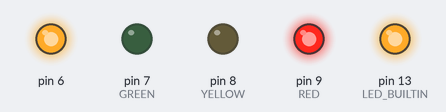
Recording of a sketch running on a simulated Arduino Uno, built with avr-gcc and run on an emulated ATmega328P. Shown: output pins drawn as LEDs (lit = HIGH).

Above: at 1.5 s.
At 3.5 s:
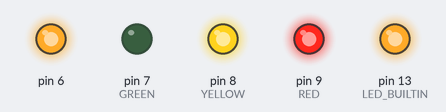
At 4.5 s:
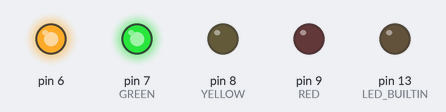
At 6.5 s:
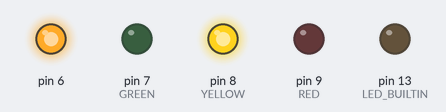
Timing chart, 0 to 10.4 s (numbered marks = the images above):
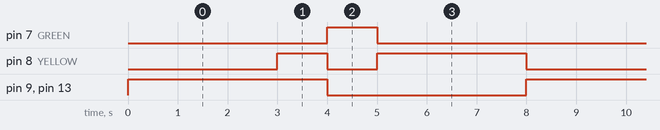

Measured:
- by itself, pin 7 (GREEN): alternates HIGH for 1.0 s and LOW for 7.0 s
- by itself, pin 8 (YELLOW): repeats every 8.0 s: LOW 1.0 s, HIGH 3.0 s, LOW 3.0 s, HIGH 1.0 s
- by itself, pin 9 (RED), pin 13 (LED_BUILTIN): alternates HIGH for 4.0 s and LOW for 4.0 s

The sketch:

sygnalizacja.ino
```cpp
#define RED 9
#define YELLOW 8
#define GREEN 7


void setup() {
  pinMode(LED_BUILTIN, OUTPUT);
  pinMode(9, OUTPUT);
  pinMode(8, OUTPUT);
  pinMode(7, OUTPUT);

  pinMode(6, OUTPUT);
  digitalWrite(6, HIGH);
}

void loop() {
  digitalWrite(LED_BUILTIN, HIGH);

  digitalWrite(RED, HIGH);
  delay(3000);
  digitalWrite(YELLOW, HIGH);
  delay(1000);
  digitalWrite(RED, LOW);
  digitalWrite(YELLOW, LOW);
  digitalWrite(GREEN, HIGH);
  digitalWrite(LED_BUILTIN, LOW);
  delay(1000);
  digitalWrite(GREEN, LOW);
  digitalWrite(YELLOW, HIGH);
  delay(3000);
  digitalWrite(YELLOW, LOW);
}
```
